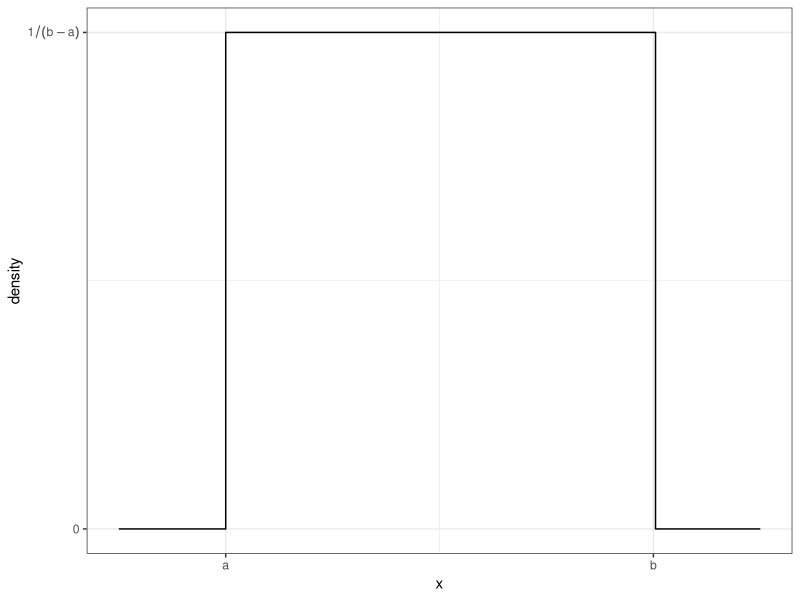
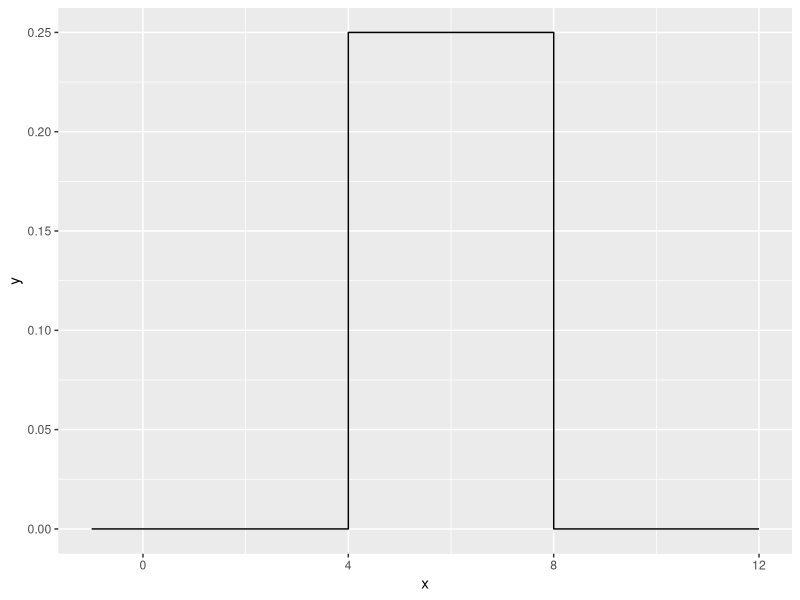
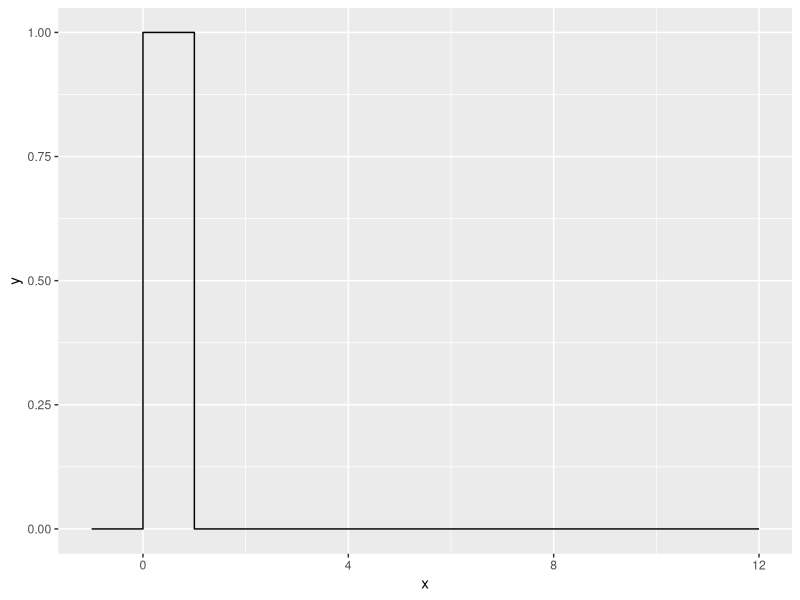
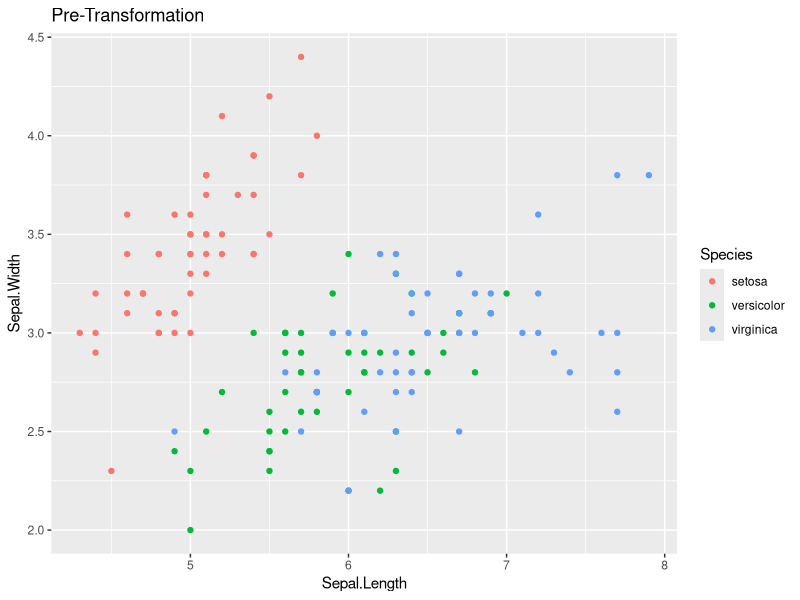
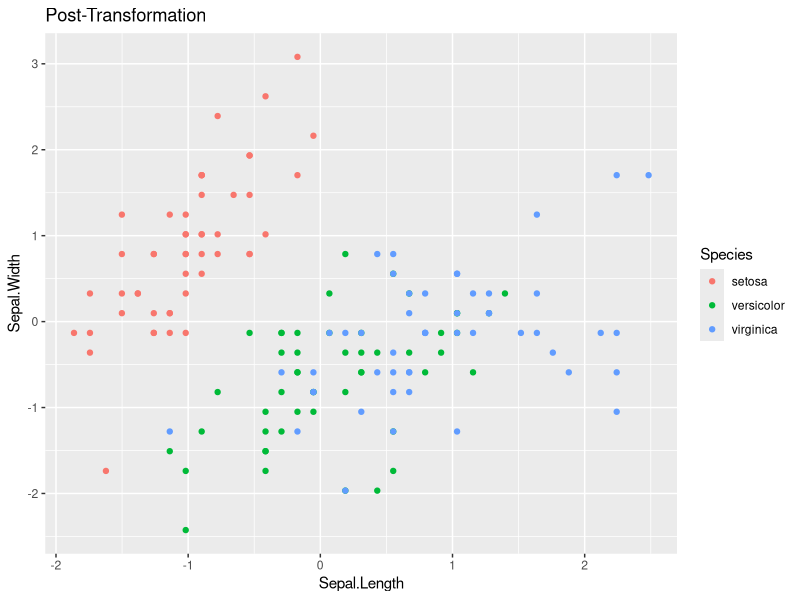

Recreate these plots in R, in order.
## ---- chunk 1
library(tidyverse)
library(ggplot2)
library(dplyr)
library(broom)
library(readxl)
## ---- chunk 2
library(ggplot2) 
library(dplyr) 
data <- data.frame(x = seq(-.25,1.25, length=301)) 
data <- data %>% mutate( y = dunif(x,0,1) ) 
ggplot(data, aes(x=x, y=y)) +
  geom_step() +   # geom_step is similar to geom_line() but for step functions
  scale_x_continuous( breaks=c(0,1), labels=c('a','b') ) +
  scale_y_continuous( breaks=c(0,1), labels=c(0,expression(1 / (b-a) )) ) +
  labs(y='density') + theme_bw()
## ---- chunk 3

duniform <- function(x, a, b){
  
  if( x < a ){
    result <- 0      # Replace ???? with something appropriate!
  }
  else if( x <= b ){
    result <- 1/(b-a)
  }
  else{
    result <- 0
  }
  return(result)

}

duniform(5, 4, 6)

duniform(1, 4, 6)

duniform(10, 4, 6)

## ---- chunk 4
duniform <- function(x, a, b){
  output <- NULL
  for( i in seq_along(x) ){  # Set the for loop to look at each element of x
    if( (a<=x[i]) & (x[i]<=b) ){  # What should this logical expression be?
      # ???  Something ought to be saved in output[i]
      output[i]<- 1/(b-a)
      
    }else{
      # ???  Something else ought to be saved in output[i]
      output[i]<- 0
    }
  }
  return(output)
}


## ---- chunk 5
data.frame( x=seq(-1, 12, by=.001) ) %>%
  mutate( y = duniform(x, 4, 8) ) %>%
  ggplot( aes(x=x, y=y) ) +
  geom_step()
## ---- chunk 6
microbenchmark::microbenchmark( duniform( seq(-4,12,by=.0001), 4, 8), times=100)
## ---- chunk 7
duniform <- function(x, a, b){
  
  #create a vector to store the results
  output<- NULL
  
  output <-  ifelse((a<=x) & (x<=b), 1/(b-a), 0)
  
  return(output)

}

## ---- chunk 8
duniform <- function(x, a=0, b=1){
  
  #create a vector to store the results
  output<- NULL
  
  output <-  ifelse((a<=x) & (x<=b), 1/(b-a), 0)
  
  return(output)

}

data.frame( x=seq(-1, 12, by=.001) ) %>%
  mutate( y = duniform(x) ) %>%
  ggplot( aes(x=x, y=y) ) +
  geom_step()
## ---- chunk 9
standardize <- function(x){
  
  z <- (x - mean(x)) / sd(x)
  
  return(z)
}

x <- c(1, 5, 5, 7, 9, 2)
standardize(x)
## ---- chunk 10
data( 'iris' )
# Graph the pre-transformed data.
ggplot(iris, aes(x=Sepal.Length, y=Sepal.Width, color=Species)) +
  geom_point() +
  labs(title='Pre-Transformation')

# Standardize all of the numeric columns
# across() selects columns and applies a function to them
# there column select requires a dplyr column select command such
# as starts_with(), contains(), or where().  The where() command
# allows us to use some logical function on the column to decide
# if the function should be applied or not.
iris.z <- iris %>% mutate( across(where(is.numeric), standardize) )

# Graph the post-transformed data.
ggplot(iris.z, aes(x=Sepal.Length, y=Sepal.Width, color=Species)) +
  geom_point() +
  labs(title='Post-Transformation')
## ---- chunk 11
FizzBuzz <- function(n)
{
  
  output <- 1:n
  return_output <- 1:n
  
  class(output)
  for(i in output){
  
    if( (output[i] %% 3) == 0 & (output[i] %% 5) == 0) {return_output[i] <- 'Fizz-Buzz'} 
    if( (output[i] %% 3) == 0 & (output[i] %% 5) != 0) {return_output[i] <- 'Fizz'}
    if( (output[i] %% 3) !=0 & (output[i] %% 5) ==0) {return_output[i] <- 'Buzz'}
  
  }
  
  return(return_output)
  
}


## ---- chunk 12
FizzBuzz(15)
